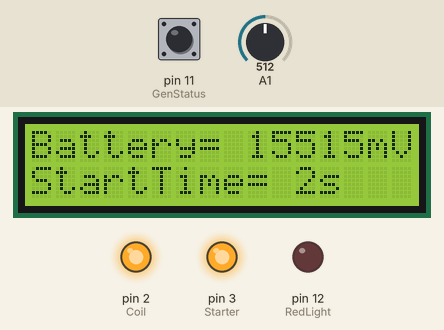
Simulated run of this sketch. Board: Arduino Uno, built with avr-gcc and run on an emulated ATmega328P. On the bench: 16×2 character LCD, output pins drawn as LEDs (lit = HIGH). The test bench sets the inputs (shaded band); at power-on: A1 = 512, pin 11 (GenStatus) HIGH.

Above: at 1.5 s.
1.6 s: A1 set to 387
At 3.1 s:
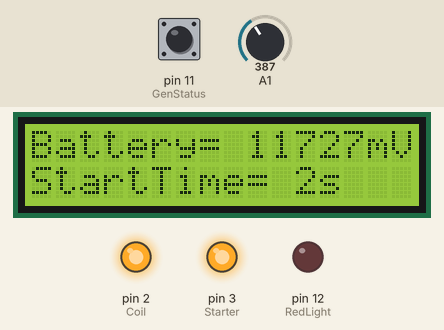
3.4 s: A1 set to 366
At 5.0 s:
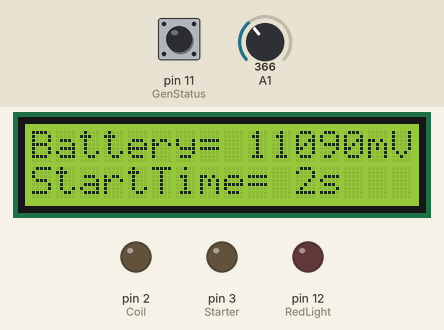
6.4 s: A1 set to 306
At 9.2 s:
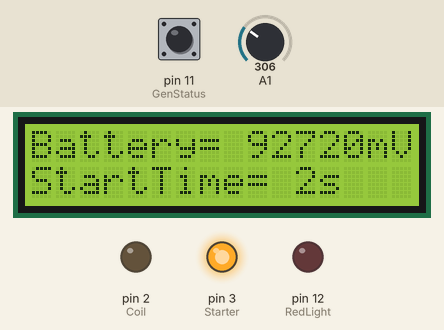
11.4 s: pin 11 (GenStatus) pulled LOW for 1 s
At 21.6 s:
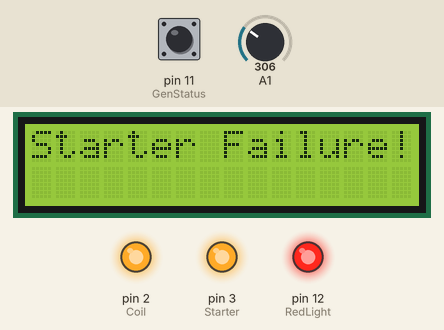
Timing chart, 0 to 22.0 s (numbered marks = the images above; inputs shaded):
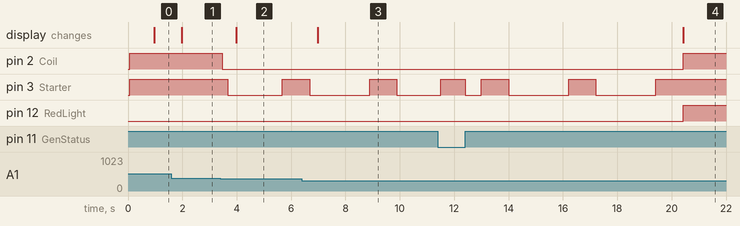

Measured:
- the behaviour switches between 380 and 379 on A1 (found by bisection; images 1 and 2)
- after the input at 1.6 s, the display: changes after 0.37 s (image 1)
- after the input at 3.4 s, pin 2 (Coil): HIGH → LOW after 0.08 s; pin 3 (Starter): HIGH → LOW after 0.28 s, → HIGH 2.0 s later; the display: changes after 0.58 s (image 2)
- after the input at 6.4 s, the display: changes after 0.59 s (image 3)
- after the input at 11.4 s, pin 2 (Coil), pin 12 (RedLight): LOW → HIGH after 9.0 s instead of 1.7 s

The sketch:

04_Sept_25_18.ino
```cpp
#include <LiquidCrystal.h>
LiquidCrystal lcd(8,9,4,5,6,7);
const int Coil = 2;
const int Starter = 3;
const int GenStatus = 11;//=0 ---> gen is on
const int RedLight = 12; //Red light
bool ActualGenStatus;
int GenStartIterations = 0;//# of times the system tries to
//start the generator
int RawVolts = 0;
int BatteryMilliVolts = 0;
int mapValue = 31000;
int TimeDelay = 100;
int SecondTimer = 0;
int Starter_Timer = 0;
int Stop_Timer = 0;
int genStartTime = 2;


int timer200ms = 0;
int timer2sec = 0;
int timerDelay = 0; //Counter for the delay to reach the DelayTime value
int DelayTime = 1 * 10; //The delay for the coils to start again

//Keeps track of the status of the signals
bool CoilStatus = true;
bool StarterStatus = true;


void setup() {
  pinMode(2,OUTPUT);
  pinMode(3,OUTPUT);
  pinMode(12,OUTPUT); //Red LED
  pinMode(11,INPUT_PULLUP);
  Serial.begin(9600);
  lcd.begin(16,2);
  lcd.setCursor(0,0);
  lcd.print("Battery= ");
  lcd.setCursor(14,0);
  lcd.print("mV");
  lcd.setCursor(0,1);
  lcd.print("StartTime= ");
  lcd.print(genStartTime);
  lcd.print("s");

  //Both Coil and Starter must be OFF at first
  digitalWrite(Coil, HIGH);
  digitalWrite(Starter, HIGH);

}

void loop() {
 readVolts(); //Continuously reads the voltage

 delay(TimeDelay);
}


//Function for reading the voltage
void readVolts()
{
  RawVolts = analogRead(A1); //Reads the voltage from the generator
  BatteryMilliVolts = map(RawVolts,0,1023,0,mapValue); //Value is assigned to the variable

  ActualGenStatus = !(digitalRead(GenStatus));
  Starter_Timer++;
  SecondTimer++;
  if (SecondTimer == 10)
   {
     lcd.setCursor(9,0);
     lcd.print(BatteryMilliVolts);

     SecondTimer = 0;
   }

  if(BatteryMilliVolts < 11500 && ActualGenStatus == 0) {
    // Start Generator

    if(CoilStatus == true)
    {
      digitalWrite(Coil,LOW);//sets coil hot at 12 Volts
      CoilStatus = false;
    }
    //delay 200 ms
    if(timer200ms < 2) //This should delay it by 200ms (Works)
    {
      timer200ms++;
      return; //Using Return since its a function and can be changed to "break" when its in the loop
    }


    //see if generator is on
    //by checking ActualGenStatus from the beginning

    while(ActualGenStatus == 0 && GenStartIterations <= 2){
      ActualGenStatus = !(digitalRead(GenStatus));//Checks the generator if its on

      digitalWrite(Starter,LOW); //turn on starter
      StarterStatus = false;
      //delay 2 seconds using timer2sec
      if(timer2sec < 20) //Delay works
      {
        timer2sec++;//this delays 2 seconds for starter
        return; //Using Return since its a function and can be changed to "break" when its in the loop
      }

      digitalWrite(Starter,HIGH);//turn off starter
      StarterStatus = true;

      //digitalWrite(RedLight, HIGH);//Testing purposes


      //delay 15 seconds using timer30sec
      if(timerDelay < DelayTime)
      {
        timerDelay++;
        return;
      }
      ActualGenStatus = !(digitalRead(GenStatus));//read generator status (on or off)
      if(ActualGenStatus == 1){
        GenStartIterations = 0;
        return;
      }

      GenStartIterations++;

      timer200ms = 0; //Resets the value of 1st timer
      timer2sec = 0;
      timerDelay = 0;


    }//bracket for while loop

    if(ActualGenStatus == 0 && GenStartIterations == 3){
    //KILL THE PROGRAM, END IT!!!//turn red light on!
    digitalWrite(Coil, HIGH); //Coil is off
    CoilStatus = true;
    digitalWrite(RedLight, HIGH); //Turns on Red LED
      while(1){

          StarterFailure();
        }; //Stops the program
    }


    GenStartIterations = 0;
    Starter_Timer = 0;
  }  else if(BatteryMilliVolts > 14000 && ActualGenStatus == 1) {
     GenStartIterations = 0;
     digitalWrite(Coil, HIGH);
     CoilStatus = true;
     digitalWrite(Starter, HIGH);
     StarterStatus = true;
    // Stop Generator
  }
    ActualGenStatus = !(digitalRead(GenStatus));
    if(ActualGenStatus == 1){
       digitalWrite(Starter, HIGH);
       StarterStatus = true;
       GenStartIterations = 0;
    }
}

/*void readCurrentVoltage()
{
  RawVolts = analogRead(A1); //Reads the voltage from the generator
  BatteryMilliVolts = map(RawVolts,0,1023,0,mapValue); //Value is assigned to the variable

  ActualGenStatus = !(digitalRead(GenStatus));
  Starter_Timer++;
  SecondTimer++;
  if (SecondTimer == 10)
   {
     lcd.setCursor(9,0);
     lcd.print(BatteryMilliVolts);

     SecondTimer = 0;
   }
}
*/

void StarterFailure()
{
  lcd.clear();
  lcd.setCursor(0,0);
  lcd.print("Starter Failure!");
  delay(1000);
}
```
